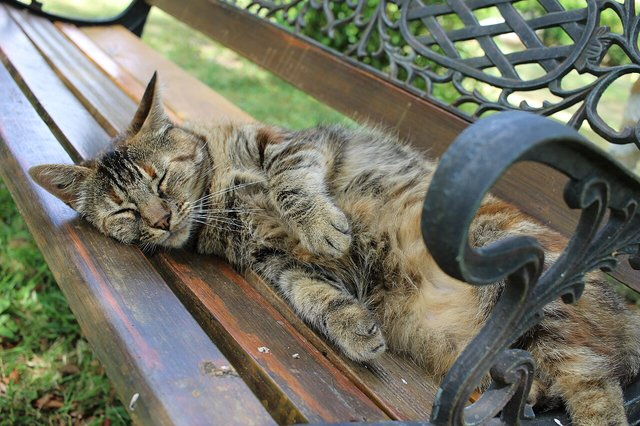
#> input picture tests/fixtures/categories/animals/cat_on_bench.jpg, 640 x 426 px
$ python -i quality.py   (imports and definitions only)   (older library calls are emulated)
#> lines starting #> are read from the running program, lines starting #| are printed output that depends on the picture
#> further down, picture is the input picture: PIL image 640x426 RGB; mean R, G, B 115.7, 116.1, 101.3
"""Sharpness and exposure of a photo, from a gray copy made in ingest's one pixel pass.

Sharpness is the variance of the Laplacian over a gray copy at most ``GRAY_SIDE`` px on its
long side, so scores compare across resolutions (smaller photos are not enlarged, which would
blur them). It is kept for the whole copy and for its sharpest tiles, so a portrait with a
soft background, sharp only where the person is, can be told from a photo blurred all over.
Exposure is the mean brightness and the shares of crushed and of blown-out pixels, which flag
black pocket shots and white frames.
"""

import sqlite3
from dataclasses import dataclass

import cv2
import numpy as np
from PIL import Image

# Changes to how the scores are made must change this, so every photo is scored again.
QUALITY_VERSION = "gray512-laplacian-top4of16-v1"
GRAY_SIDE = 512
GRID = 4  # tiles per side
TOP_TILES = 4  # the sharpest tiles averaged into sharp_tiles
DARK_LEVEL = 16  # a pixel at or below this (0 to 255) is crushed
BRIGHT_LEVEL = 240  # at or above this, blown out


@dataclass(frozen=True)
class Quality:
    sharpness: float  # variance of the Laplacian over the whole gray copy
    sharp_tiles: float  # the same, averaged over the sharpest TOP_TILES of GRID x GRID tiles
    luma_mean: float  # 0 to 255
    dark_frac: float  # share of pixels at or below DARK_LEVEL
    bright_frac: float  # share of pixels at or above BRIGHT_LEVEL


def measure(image: Image.Image) -> Quality:
    """The scores of a decoded image (any mode; orientation does not change them)."""
    gray = image.convert("L")
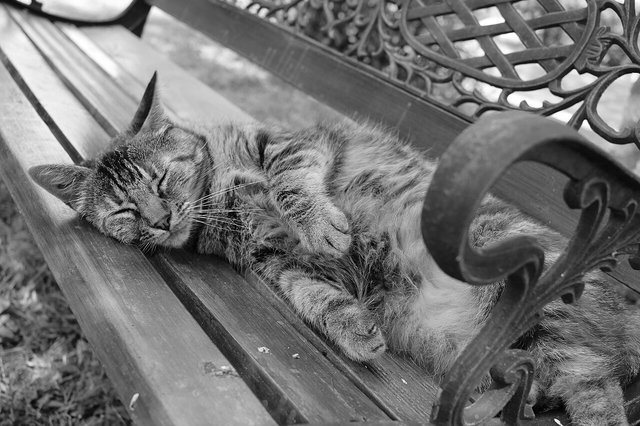
#> gray: PIL image 640x426 L; min 0, max 255, mean 114.3
    long_side = max(gray.size)
#> long_side = 640
    if long_side > GRAY_SIDE:
        width, height = (max(1, round(side * GRAY_SIDE / long_side)) for side in gray.size)
#> width = 512; height = 341
        gray = gray.resize((width, height), Image.Resampling.BILINEAR)
#> gray: PIL image 512x341 L
    pixels = np.asarray(gray)
    laplacian = cv2.Laplacian(pixels, cv2.CV_64F)
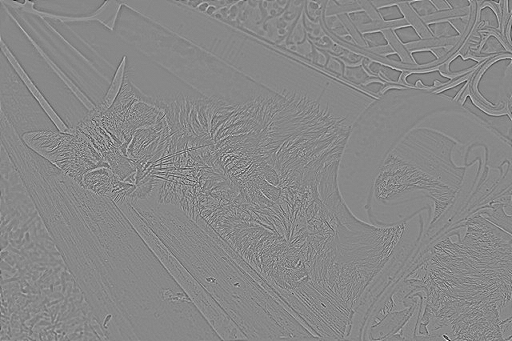
#> laplacian: shape (341, 512) float64; min -294, max 256, mean 0; drawn with min black and max white
    height, width = laplacian.shape
    tiles = sorted(
        float(
            laplacian[
                row * height // GRID : (row + 1) * height // GRID,
                col * width // GRID : (col + 1) * width // GRID,
            ].var()
        )
        for row in range(GRID)
        for col in range(GRID)
        if (row + 1) * height // GRID > row * height // GRID
        and (col + 1) * width // GRID > col * width // GRID
    )
#> tiles = [124.7, 304.4, 321.9, 366.6, 382.3, 416.4, 445.5, 513.5, 524, 793.3, 875.2, 885.4, 1226.6, 1270.9, 1342.5, 1452]
    return Quality(
        sharpness=float(laplacian.var()),
        sharp_tiles=float(np.mean(tiles[-TOP_TILES:])) if tiles else float(laplacian.var()),
        luma_mean=float(pixels.mean()),
        dark_frac=float((pixels <= DARK_LEVEL).mean()),
        bright_frac=float((pixels >= BRIGHT_LEVEL).mean()),
    )


def store_quality(conn: sqlite3.Connection, media_id: int, quality: Quality) -> None:
    """Keep a photo's scores (an older version's are replaced; analyze sets the reject)."""
    conn.execute(
        "INSERT OR REPLACE INTO quality (media_id, version, sharpness, sharp_tiles, luma_mean, "
        "dark_frac, bright_frac) VALUES (?, ?, ?, ?, ?, ?, ?)",
        (
            media_id,
            QUALITY_VERSION,
            quality.sharpness,
            quality.sharp_tiles,
            quality.luma_mean,
            quality.dark_frac,
            quality.bright_frac,
        ),
    )

>>> from PIL import Image
>>> picture = Image.open('../../../tests/fixtures/categories/animals/cat_on_bench.jpg')
>>> result = measure(picture)

$ run again, on tests/fixtures/categories/animals/dog_on_pier.jpg
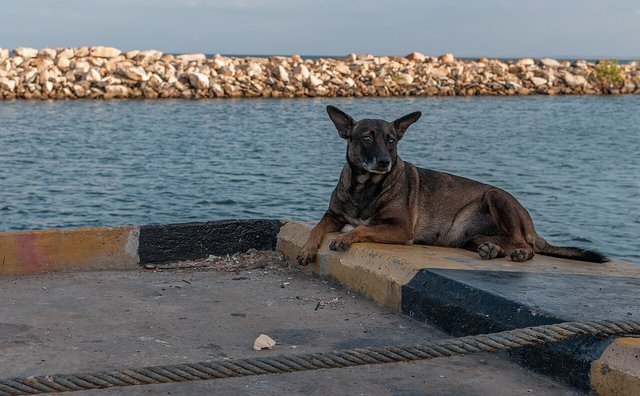
#> input picture tests/fixtures/categories/animals/dog_on_pier.jpg, 640 x 396 px
#> picture is the input picture: PIL image 640x396 RGB; mean R, G, B 107.9, 111.5, 113.7
#> in measure, `gray = image.convert("L")`:
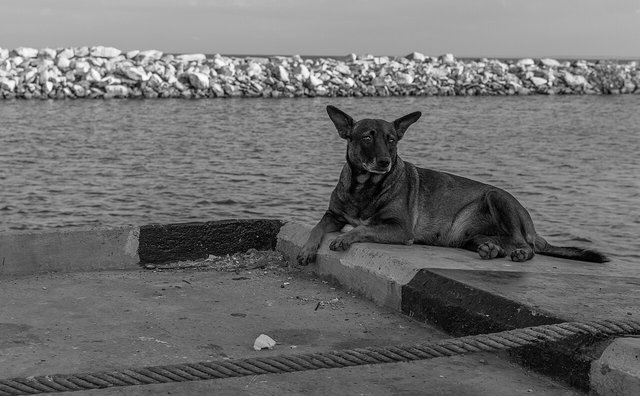
#> gray: PIL image 640x396 L; min 0, max 253, mean 110.7
#> in measure, `laplacian = cv2.Laplacian(pixels, cv2.CV_64F)`:
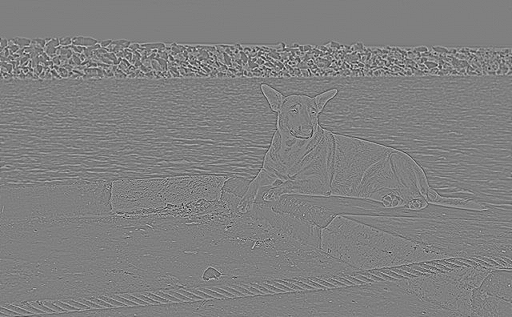
#> laplacian: shape (317, 512) float64; min -208, max 206, mean 0; drawn with min black and max white
#> tiles = [266.2, 310.8, 372.8, 383.4, 395.3, 397.1, 406.4, 420, 436.4, 583.8, 606.1, 725.3, 857.9, 1078.9, 1081.6, 1151.6]

$ run again, on tests/fixtures/categories/animals/flamingo.jpg
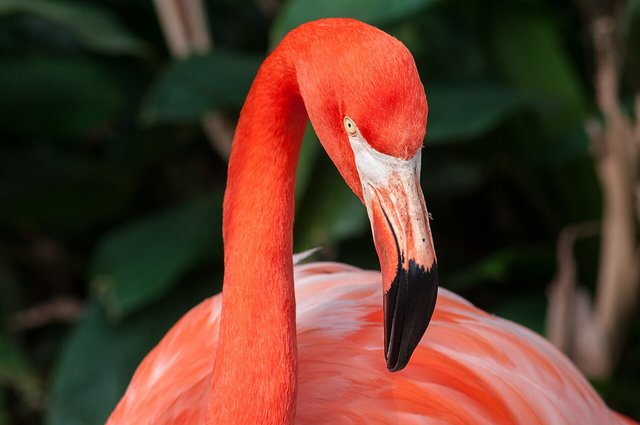
#> input picture tests/fixtures/categories/animals/flamingo.jpg, 640 x 425 px
#> picture is the input picture: PIL image 640x425 RGB; mean R, G, B 94.9, 58.6, 43.2
#> in measure, `gray = image.convert("L")`:
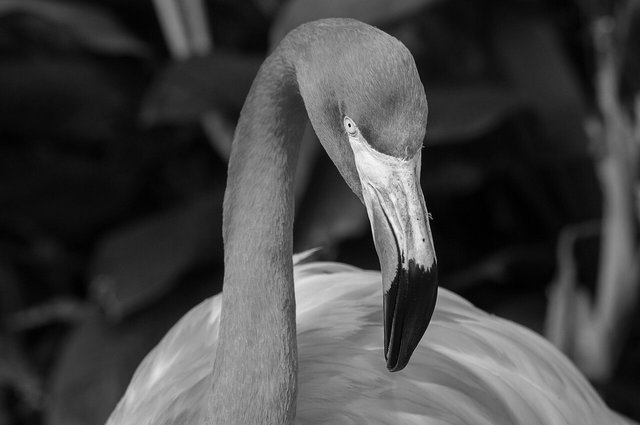
#> gray: PIL image 640x425 L; min 0, max 250, mean 67.7
#> in measure, `laplacian = cv2.Laplacian(pixels, cv2.CV_64F)`:
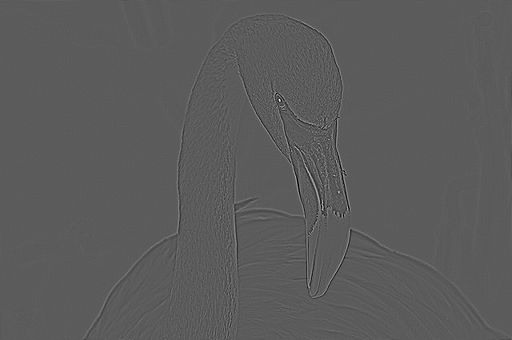
#> laplacian: shape (340, 512) float64; min -172, max 305, mean 0; drawn with min black and max white
#> tiles = [2.37, 3.5, 3.91, 4.45, 5.77, 9.85, 26.86, 30.17, 53.06, 91.67, 139.5, 166.6, 177.8, 190.6, 622.8, 635.4]
